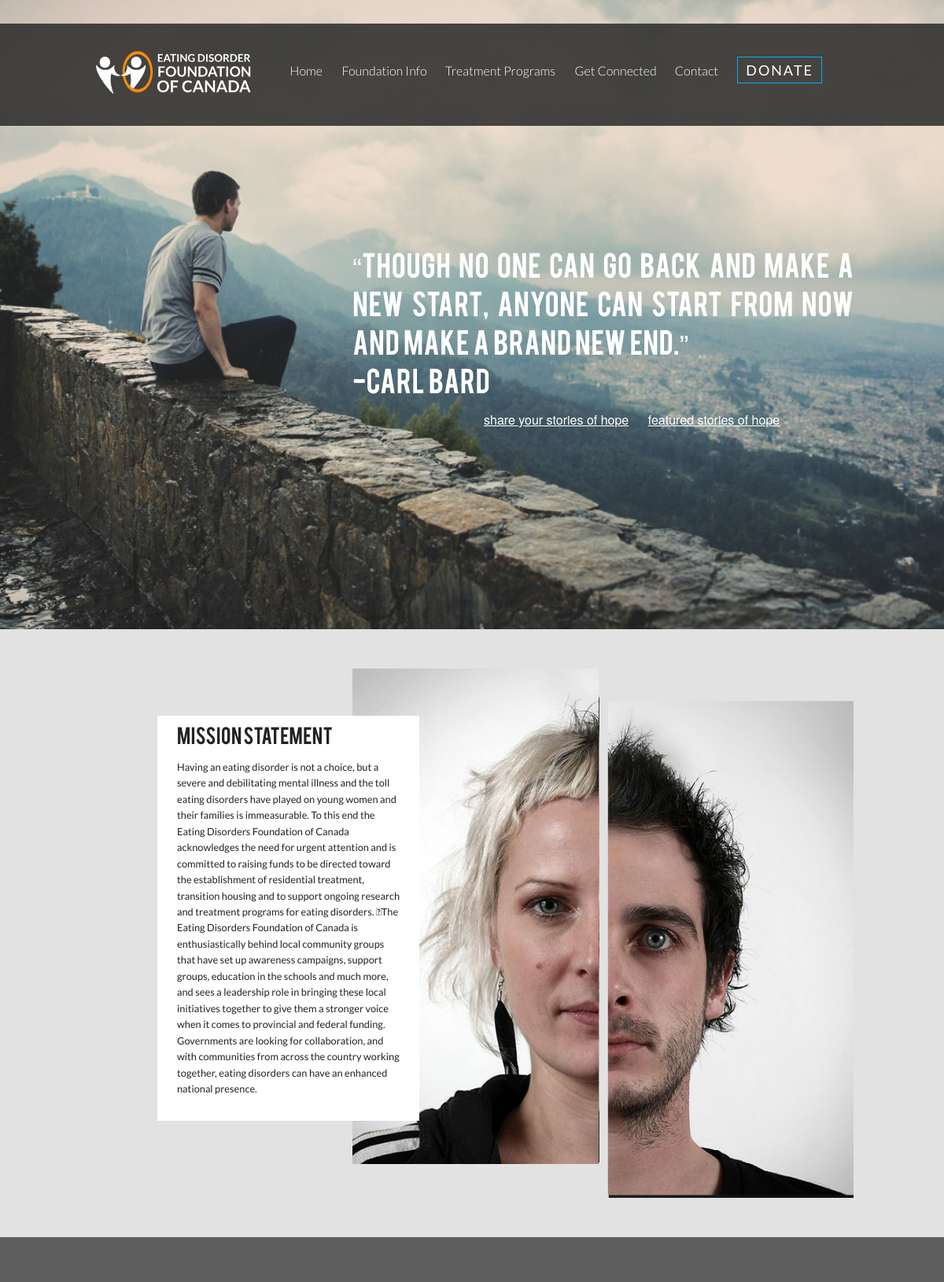
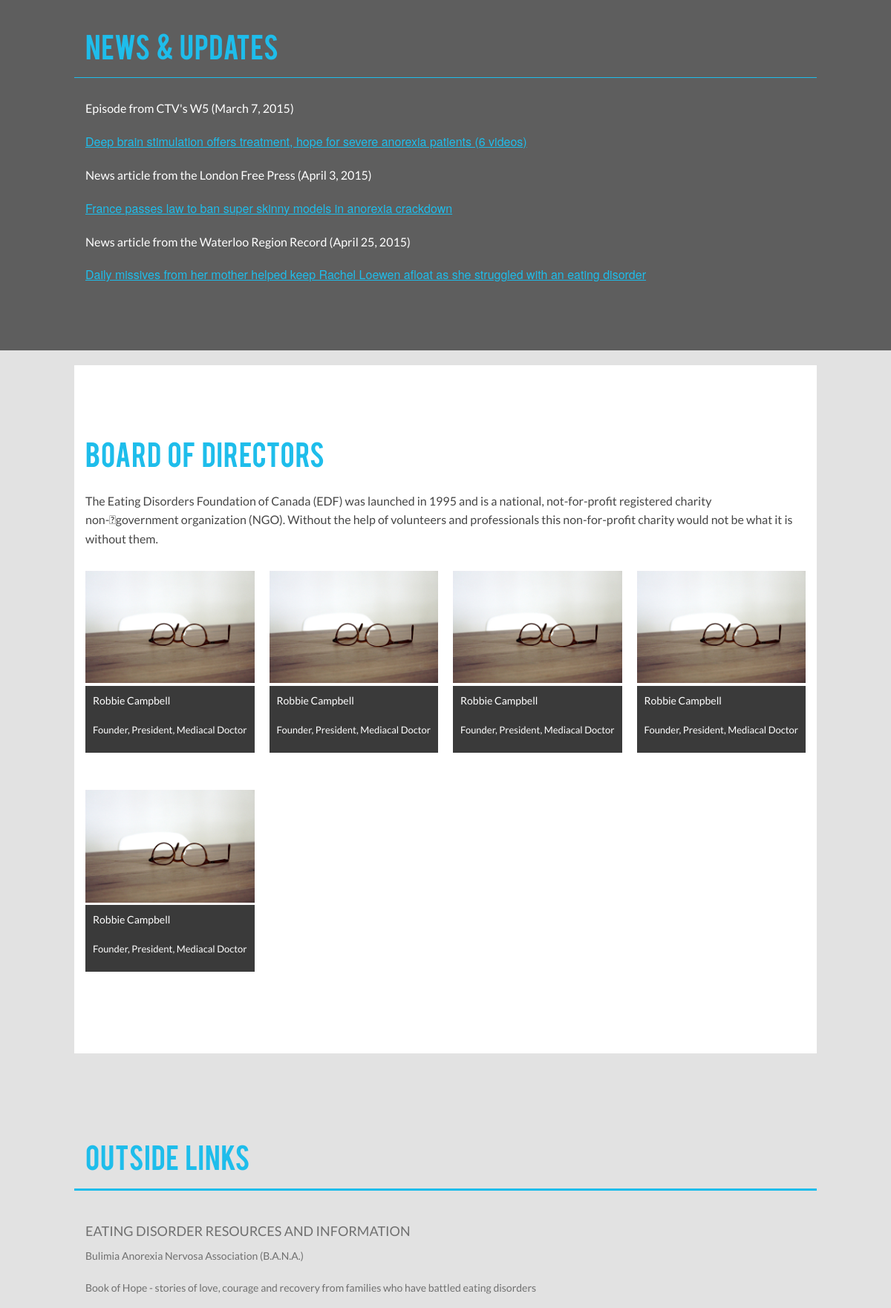
The page /foundation.php (upper part) on the database its author committed (2 pictures, top to bottom).
### tables this page shows
CREATE TABLE IF NOT EXISTS tbl_news_updates (
  news_updates_id smallint(5) unsigned NOT NULL AUTO_INCREMENT,
  news_updates_title varchar(300) NOT NULL,
  news_updates_url varchar(300) NOT NULL,
  news_updates_link varchar(300) NOT NULL,
  PRIMARY KEY (news_updates_id)
);

CREATE TABLE IF NOT EXISTS tbl_bod (
  bod_id smallint(4) unsigned NOT NULL AUTO_INCREMENT,
  bod_img varchar(50) NOT NULL,
  bod_name varchar(100) NOT NULL,
  bod_title varchar(100) NOT NULL,
  PRIMARY KEY (bod_id)
);

### admin/includes/read.php (called while the page is built, shortened)
<?php
	function getAllNews($tblN, $idN) {
		include('connect.php');
		$newsquery = "SELECT * FROM {$tblN} ORDER BY {$idN} DESC";
		$newsRun = mysqli_query($link, $newsquery);
		if($newsRun){
			return $newsRun;
		}else{
			$error = "there was an error gathering data";
			return $error;
		}
	}
	function getAllbod($tblbod) {
		include('connect.php');
		$bodquery = "SELECT * FROM {$tblbod}";
		$runBod = mysqli_query($link, $bodquery);
		if($runBod){
			return $runBod;
		}else{
			$error = "there was an error gathering data";
			return $error;
		}
	}
?>

### foundation.php (the view, shortened to what this page needs)
<?php
	$tblN = "tbl_news_updates";
	$idN = "news_updates_id";
	$getNews = getAllNews($tblN, $idN);
	$tblbod = "tbl_bod";
	$getbod = getAllbod($tblbod);
?>
<!doctype html>
<html>
<head>
<link href="css/main.css" rel="stylesheet" type="text/css" media="screen">
<link rel="stylesheet" href="css/foundation.css" />
</head>
<body>
<div class="foundBg">
	<div class="row">
		<div class="small-12 large-8 columns large-offset-4 foundStory">
			<h3>“Though no one can go back and make a new start, anyone can start from now and make a brand new end.”<br><span class="quoter">-Carl Bard</span></h3>
		</div>
		<div class="small-12 large-6 columns large-offset-6 foundStoryLinks">
			<a href="#">share your stories of hope</a>
			<a href="#">featured stories of hope</a>
		</div>
	</div>
</div>
<div class="row">
	<div class="splitImageFound">
		<div class="small-10 large-4 end columns splitTextFound">
			<div class="splitTextpadding">
				<h2>Mission Statement</h2>
				<p>Having an eating disorder is not a choice, but a severe and debilitating mental illness and the toll eating disorders have played on young women and their families is immeasurable. To this end the Eating Disorders Foundation of Canada acknowledges the need for urgent attention and is committed to raising funds to be directed toward the establishment of residential treatment, transition housing and to support ongoing research and treatment programs for eating disorders.
The Eating Disorders Foundation of Canada is enthusiastically behind local community groups that have set up awareness campaigns, support groups, education in the schools and much more, and sees a leadership role in bringing these local initiatives together to give them a stronger voice when it comes to provincial and federal funding. Governments are looking for collaboration, and with communities from across the country working together, eating disorders can have an enhanced national presence.</p>
			</div>
		</div>
		<img class="small-12 large-8 columns" src="images/split_image2.png" alt="two faces">
	</div>
</div>
<div class="newsBg">
	<section class="row newsFoun">
		<h2 class="small-12 large-12 columns">News &amp; Updates</h2>
		<div class="small-12 large-12 columns newsFounLinks">
			<?php
				if(!is_string($getNews)){
					while($row = mysqli_fetch_array($getNews)){
						echo "<p>{$row['news_updates_title']}</p>
						<a href=\"{$row['news_updates_url']}\">{$row['news_updates_link']}</a>";
					}
				}else{
					echo "<p>{$getNews}</p>";
				}
			 ?>
		</div>
	</section>
</div>
<div class="board">
	<section class="row bodyBg bod">
		<div>
			<h2 class="small-12 large-12 columns">Board of Directors</h2>
			<p class="small-12 large-12 columns">The Eating Disorders Foundation of Canada (EDF) was launched in 1995 and is a national, not-for-profit registered charity non-government organization (NGO). Without the help of volunteers and professionals this non-for-profit charity would not be what it is without them.</p><br><br>
			<div class="small-12 large-12 columns" >
				<ul class="small-block-grid-3 large-block-grid-4">
					<?php
					if(!is_string($getbod)){
						while($row = mysqli_fetch_array($getbod)){
							echo "<li class=\"bodCont\">
								<img src=\"images/{$row['bod_img']}\" alt=\"{$row['bod_name']}\">
								<div class=\"bodBg\">
									<h3>{$row['bod_name']}</h3>
									<p>{$row['bod_title']}</p>
								</div>
							</li>";
						}
					}else{
						echo "<p>{$getbod}</p>";
					}
					 ?>
				</ul>
			</div>
		</div>
	</section>
</div>
<section class="row outsideLinks">
	<h2 class="small-12 large-12 columns">Outside Links</h2>
	<div class="small-12 large-12 columns linkInfo"><br>
	<h3>EATING DISORDER RESOURCES AND INFORMATION</h3>
	<p>Bulimia Anorexia Nervosa Association (B.A.N.A.)</p>
	<p>Book of Hope - stories of love, courage and recovery from families who have battled eating disorders</p>
</section>
</body>
</html>

### css/main.css (style rules this page uses)
html { background-color: #e2e2e2; }
.navBg { background-color: rgba(41, 41, 41, 0.85); position: fixed; z-index: 9999; height: 130px; width: 100%; margin-top: 30px; transition: height 0.5s linear, margin-top 0.5s linear; }
.navBg a img { float: left; margin-top: 3%; transition: margin-top 0.5s linear; }
.social { position: absolute; z-index: 2; }
.social ul { margin-right: 30px; margin-top: 20px; transition: margin-top 0.5s linear; }
.social ul li { list-style-type: none; display: inline; padding: 10px; font-family: 'Lato', sans-serif; font-weight: 300; line-height: 80px; color: #fff; transition: margin-top 0.5s linear; }
.social ul li a { color: #fff; transition: all 0.3s linear; }
.navButton { line-height: 10px; padding: 5px 10px 5px 10px; opacity: 1; font-size: 18px; font-weight: 400; letter-spacing: 2px; color: #fff; border: 1px solid #00aeef; }
.social img { margin: 5px; }
.splitTextpadding { padding: 10px; }
.foundBg { background-image: url(../images/guy_on_ledge.jpg); background-repeat: no-repeat; background-size: cover; height: 100%; }
.foundStory h3 { font-family: 'bebasregular',sans-serif; word-spacing: 2px; text-align: justify; margin-top: 50%; font-size: 35px; color: #FFF; }
.quoter { font-weight: 100; }
.foundStoryLinks a { padding-right: 20px; color: #FFF; text-decoration: underline; }
.splitTextFound { background-color: #FFF; position: absolute; left: 10%; margin-top: 60px; z-index: 10; }
.splitTextFound h2 { font-family: 'bebasregular', sans-serif; font-size: 1.5em; }
.splitTextFound p { font-size: .8em; font-family: 'lato', serif; }
.splitImageFound { padding-top: 50px; }
.newsBg { margin-top: 50px; padding-top: 60px; padding-bottom: 60px; background-color: #5E5E5E; }
.newsFoun h2 { font-family: 'bebasregular', serif; color: #1ebdeb; margin-top: 40px; font-weight:100; padding-bottom: 10px; border-bottom: 1px solid #1ebdeb; word-spacing: 5px; }
.newsFounLinks p { font-family: 'Lato', sans-serif; color: #FFF; padding-top: 20px; }
.newsFounLinks a { color: #1ebdeb; text-decoration: underline; padding-right: 20px; }
.newsFoun { padding-bottom: 30px; }
.bod { padding-top: 60px; padding-bottom: 60px; }
.bodyBg { background-color: #FFF; }
.board { padding: 20px; }
.bod h2 { font-family: 'bebasregular', serif; color: #1ebdeb; margin-top: 40px; word-spacing: 5px; }
.bod p { font-family: 'Lato', sans-serif; color: #464646; margin-top: 10px; margin-bottom: 30px; }
.bodCont h3 { font-family: 'Lato', sans-serif; color: #FFF; font-size: 14px; padding-left: 10px; font-weight: 400; padding-top: 10px; }
.bodCont p { font-family: 'Lato', sans-serif; color: #FFF; font-size: 13px; padding-left: 10px; padding-top: 10px; padding-bottom: 20px; }
.bodBg { background-color: #3a3a3a; }
.outsideLinks { padding-top:60px; padding-bottom:60px; }
.outsideLinks h2 { font-family: 'bebasregular', serif; color: #1ebdeb; margin-top: 40px; word-spacing: 5px; padding-bottom: 10px; border-bottom: 3px solid #1ebdeb; }
.linkInfo h3 { font-family: 'Lato', sans-serif; color: #707070; font-size: 18px; margin-bottom: 10px; margin-top: 10px; }
.linkInfo p { font-family: 'Lato', sans-serif; color: #707070; font-size: 14px; }
@media screen and (min-width: 1081px) { .wideScreen { display: block; } }
@media screen and (min-width: 1081px) { .desktop { display: block; } }

### rows shown on the page
tbl_news_updates: news_updates_title "Episode from CTV's W5 (March 7, 2015)", news_updates_link "Deep brain stimulation offers treatment, hope for severe anorexia patients (6 videos)"
tbl_news_updates: news_updates_title "News article from the London Free Press (April 3, 2015)", news_updates_link "France passes law to ban super skinny models in anorexia crackdown"
tbl_news_updates: news_updates_title "News article from the Waterloo Region Record (April 25, 2015)", news_updates_link "Daily missives from her mother helped keep Rachel Loewen afloat as she struggled with an eating disorder"
tbl_bod: bod_img (picture), bod_name "Robbie Campbell", bod_title "Founder, President, Mediacal Doctor"
tbl_bod: bod_img (picture), bod_name "Robbie Campbell", bod_title "Founder, President, Mediacal Doctor"
tbl_bod: bod_img (picture), bod_name "Robbie Campbell", bod_title "Founder, President, Mediacal Doctor"
tbl_bod: bod_img (picture), bod_name "Robbie Campbell", bod_title "Founder, President, Mediacal Doctor"
tbl_bod: bod_img (picture), bod_name "Robbie Campbell", bod_title "Founder, President, Mediacal Doctor"
